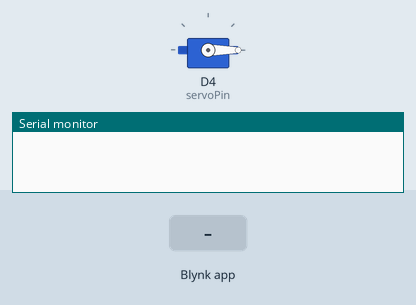
This sketch was run on a simulated ESP8266 (NodeMCU). On the bench: servo, the last lines printed to the serial monitor. The test bench sets the inputs (shaded band). WiFi joins after 1.5 s; servers stay silent unless stated.

Above: at 3.0 s.
3.1 s: Blynk app writes 200 to V0
At 3.56 s:
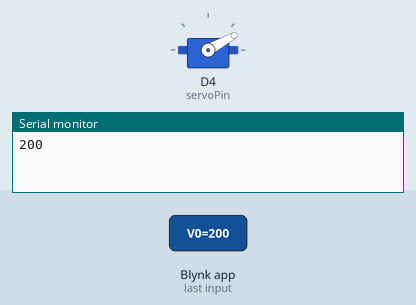
At 6.0 s:
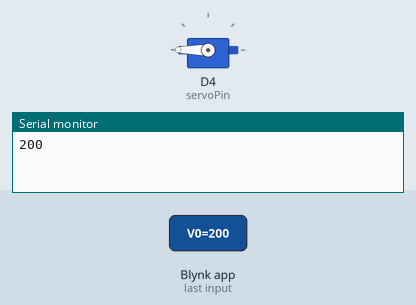
6.1 s: Blynk app writes 1 to V1
Timing chart, 0 to 9.1 s (numbered marks = the images above; inputs shaded):
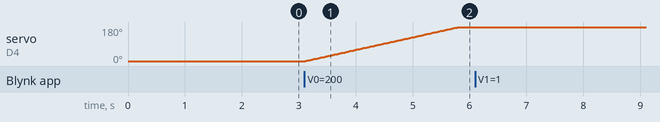

Measured:
- after the input at 3.1 s, servo on D4 (servoPin): moves from 0° to 180° over 2.7 s, starting at once

The sketch:

_5__Code_Test_Blynk_Sevor_2.ino
```cpp
// Define Blynk template ID and name at the very top
#define BLYNK_TEMPLATE_ID "TMPL65HBVGn3o"
#define BLYNK_TEMPLATE_NAME "HC04AndSevor"
#define BLYNK_AUTH_TOKEN "ue2aKWfmhmBe02cDLVOby5JJyw7_19xJ"

#include <ESP8266WiFi.h>
#include <BlynkSimpleEsp8266.h>
#include <Servo.h>  // ไลบรารีสำหรับเซอร์โวมอเตอร์

// Wi-Fi credentials
const char* ssid = "HUAWEI_2310"; // Wi-Fi name
const char* password = "1234567890"; // Wi-Fi password

Servo myServo;  // สร้างอ็อบเจกต์เซอร์โว
int servoPin = D4;  // กำหนดพอร์ต D4 (GPIO2) สำหรับเซอร์โวมอเตอร์
int angle = 0;  // มุมเริ่มต้นของเซอร์โวมอเตอร์
int speed = 15;  // กำหนดความเร็วในการหมุน (ยิ่งค่าน้อย ยิ่งเร็ว)

// ฟังก์ชันควบคุมการหมุนเซอร์โวมอเตอร์ตามค่าที่ได้จาก Blynk
void control_servo(int target_angle) {
  if (angle < target_angle) {
    // หมุนเซอร์โวจากมุมปัจจุบันไปยังมุมที่ต้องการ
    for (int pos = angle; pos <= target_angle; pos += 1) {
      myServo.write(pos);
      delay(speed);  // กำหนดความเร็วในการหมุน
    }
  } else if (angle > target_angle) {
    // หมุนเซอร์โวกลับจากมุมปัจจุบันไปยังมุมที่ต้องการ
    for (int pos = angle; pos >= target_angle; pos -= 1) {
      myServo.write(pos);
      delay(speed);  // กำหนดความเร็วในการหมุน
    }
  }
  angle = target_angle;  // บันทึกมุมปัจจุบันเพื่อใช้เป็นค่าเริ่มต้นครั้งต่อไป
}

void setup() {
  Serial.begin(115200);  // เปิด Serial Monitor ที่ baud rate 115200
  Blynk.begin(BLYNK_AUTH_TOKEN, ssid, password);  // เริ่มการเชื่อมต่อกับ Blynk
  myServo.attach(servoPin);  // เชื่อมต่อเซอร์โวมอเตอร์ที่พอร์ต D4
  myServo.write(angle);  // ตั้งค่าเริ่มต้นของเซอร์โวมอเตอร์
}

BLYNK_WRITE(V0) {  // รับค่าจาก Virtual Pin V0 ใน Blynk
  int target_angle = param.asInt();  // อ่านค่ามุมจากแอป Blynk
  Serial.println(target_angle);  // พิมพ์มุมที่ได้รับออกที่ Serial Monitor
  control_servo(target_angle);  // เรียกฟังก์ชันเพื่อควบคุมเซอร์โวมอเตอร์
}

BLYNK_WRITE(V1) {  // รับค่าความเร็วในการหมุนจาก Virtual Pin V1
  speed = param.asInt();  // อ่านค่าความเร็วจากแอป Blynk
  Serial.print("Speed set to: ");
  Serial.println(speed);  // พิมพ์ความเร็วที่ได้รับออกที่ Serial Monitor
}

void loop() {
  Blynk.run();  // เริ่มการทำงานของ Blynk
}
```
